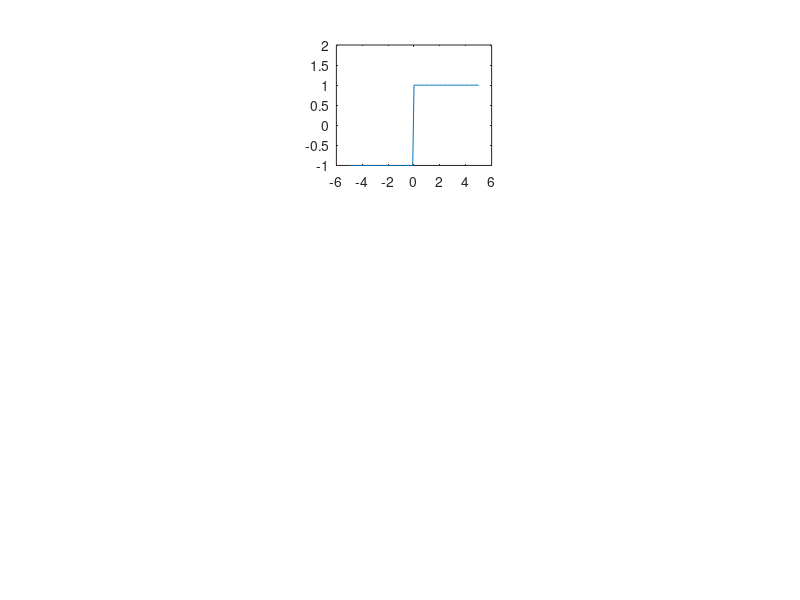

Reproduce this figure in MATLAB.
clc 
clear all
tmin = -5;
td =0.1;
tmax =5;
t=tmin:td:tmax;
x1=1;
x2=-1;
x=x1.*(t>=0)+x2.*(t<0);
subplot(3,3,2);
plot(t,x);
axis([-6 6 -1 2]);
